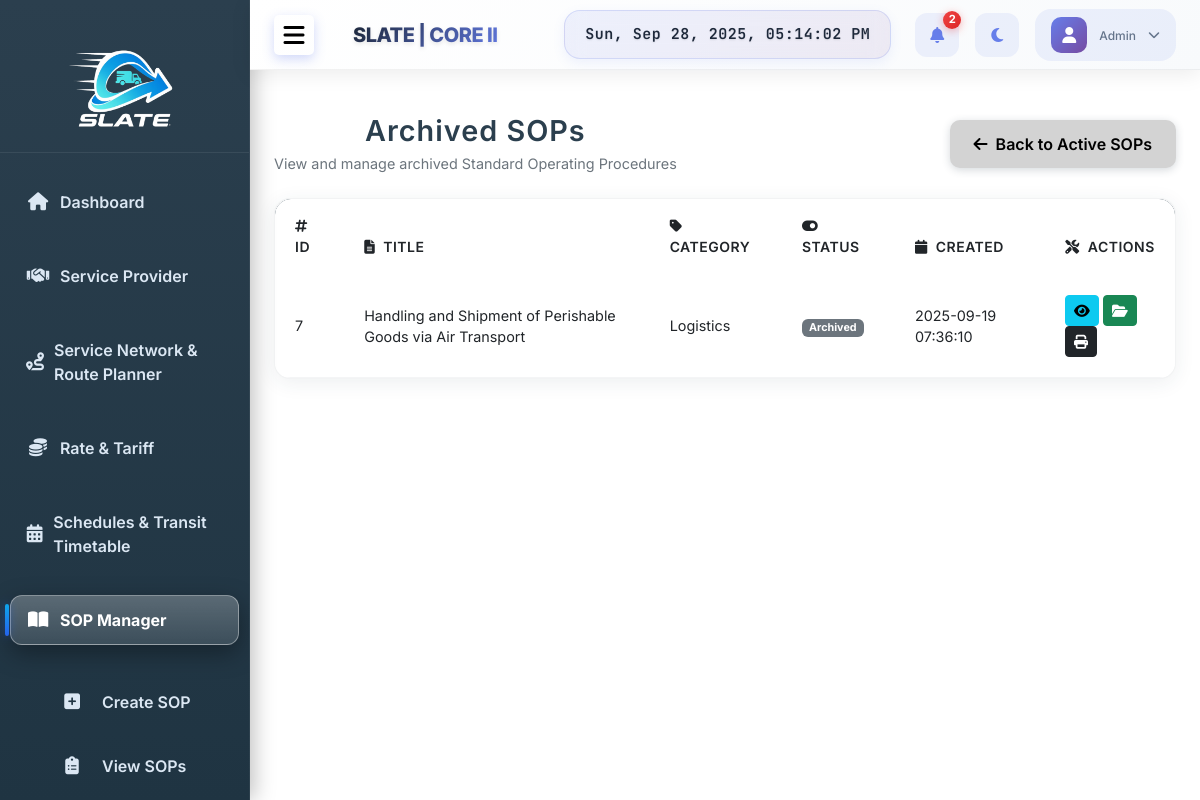
The app's page /admin/archived_sop.php (signed in) with its own data.
### tables this page shows
CREATE TABLE IF NOT EXISTS `sop_documents` (
  `sop_id` int NOT NULL AUTO_INCREMENT,
  `title` varchar(255) NOT NULL,
  `category` varchar(100) NOT NULL,
  `content` text NOT NULL,
  `file_path` varchar(255) DEFAULT NULL,
  `status` enum('Active','Draft','Archived') DEFAULT 'Draft',
  `created_at` timestamp NOT NULL DEFAULT CURRENT_TIMESTAMP,
  `updated_at` timestamp NOT NULL DEFAULT CURRENT_TIMESTAMP ON UPDATE CURRENT_TIMESTAMP,
  PRIMARY KEY (`sop_id`)
);

### admin/archived_sop.php (the view, shortened to what this page needs)
<?php
include('header.php');
include('sidebar.php');
include('navbar.php');
include('../connect.php');
?>
<link rel="stylesheet" href="modern-table-styles.css">
<div class="content p-4">
    <div class="modern-header d-flex justify-content-between align-items-center mb-4">
        <div>
            <h3 class="mb-1">Archived SOPs</h3>
            <p>View and manage archived Standard Operating Procedures</p>
        </div>
        <a href="view_sop.php" class="btn btn-modern-primary">
            <i class="fas fa-arrow-left me-2"></i>Back to Active SOPs
        </a>
    </div>
    <div class="modern-table-container">
        <div class="table-responsive">
            <table class="table modern-table">
                <thead>
                    <tr>
                        <th><i class="fas fa-hashtag me-2"></i>ID</th>
                        <th><i class="fas fa-file-alt me-2"></i>Title</th>
                        <th><i class="fas fa-tag me-2"></i>Category</th>
                        <th><i class="fas fa-toggle-on me-2"></i>Status</th>
                        <th><i class="fas fa-calendar me-2"></i>Created</th>
                        <th class="text-center"><i class="fas fa-tools me-2"></i>Actions</th>
                    </tr>
                </thead>
    <tbody>
      <?php
      $result = $conn->query("SELECT * FROM sop_documents WHERE status='Archived' ORDER BY created_at DESC");
      if ($result->num_rows > 0) {
          while ($row = $result->fetch_assoc()) {
              echo "<tr>
                      <td>{$row['sop_id']}</td>
                      <td>{$row['title']}</td>
                      <td>{$row['category']}</td>
                      <td><span class='badge bg-secondary'>{$row['status']}</span></td>
                      <td>{$row['created_at']}</td>
                      <td>
                        <button class='btn btn-info btn-sm viewBtn'
                          data-id='{$row['sop_id']}'
                          data-title='{$row['title']}'
                          data-category='{$row['category']}'
                          data-status='{$row['status']}'
                          data-content='" . htmlspecialchars($row['content'], ENT_QUOTES) . "'
                          data-file='{$row['file_path']}'>
                          <i class='fas fa-eye'></i>
                        </button>
<button class='btn btn-success btn-sm unarchiveBtn'
  data-id='{$row['sop_id']}'
  data-title='" . htmlspecialchars($row['title'], ENT_QUOTES) . "'
  data-bs-toggle='modal' data-bs-target='#unarchiveSopModal'>
  <i class='fas fa-folder-open'></i>
</button>
                        <a href='print_sop.php?id={$row['sop_id']}' target='_blank' class='btn btn-dark btn-sm'>
                          <i class='fas fa-print'></i>
                        </a>
                      </td>
                    </tr>";
          }
      } else {
          echo "<tr><td colspan='6' class='text-center'>No archived SOPs found</td></tr>";
      }
      ?>
    </tbody>
  </table>
</div>
<?php include('footer.php'); ?>

### admin/styles1.css (style rules this page uses)
* { margin: 0; padding: 0; box-sizing: border-box; }
body { display: flex; font-family: 'Inter', -apple-system, BlinkMacSystemFont, 'Segoe UI', Roboto, sans-serif; }
.content { margin-left: 250px; margin-top: 90px; padding: 20px; flex-grow: 1; transition: margin-left 0.3s ease; }
.content h3 { text-align: center; font-weight: 700; font-size: clamp(1.2rem, 2vw + 0.5rem, 1.8rem); padding: 0; border-radius: 0; background: transparent; color: inherit; box-shadow: none; letter-spacing: 1px; }
body, .sidebar, .navbar, .content, form, input, select, textarea, button { transition: background-color 0.4s ease, color 0.4s ease, border-color 0.4s ease; }

### admin/modern-table-styles.css (style rules this page uses)
.modern-table-container { background: #fff; border-radius: 16px; box-shadow: 0 4px 20px rgba(43, 63, 78, 0.08); overflow: hidden; border: 1px solid rgba(43, 63, 78, 0.06); margin-bottom: 2rem; }
.modern-table { margin-bottom: 0; border: none; }
.modern-table thead { background: linear-gradient(135deg, #2b3f4e 0%, #1f3442 100%); color: #fff; }
.modern-table thead th { border: none; padding: 1rem 1.25rem; font-weight: 600; font-size: 0.875rem; text-transform: uppercase; letter-spacing: 0.5px; border-bottom: 2px solid rgba(255,255,255,0.1); }
.modern-table tbody tr { border-bottom: 1px solid rgba(43, 63, 78, 0.05); transition: all 0.3s ease; }
.modern-table tbody td { padding: 1.25rem; vertical-align: middle; border: none; font-size: 0.9rem; }
.modern-header { margin-bottom: 2rem; }
.modern-header h3, .modern-header h4 { color: #2b3f4e; font-weight: 600; margin-bottom: 0.5rem; }
.modern-header p { color: #6c757d; margin-bottom: 0; font-size: 0.9rem; }
.btn-modern-primary { background: lightgrey; border: none; color: black; padding: 0.75rem 1.5rem; border-radius: 10px; font-weight: 600; transition: all 0.3s ease; box-shadow: 0 2px 8px rgba(43, 63, 78, 0.2); }
.table-responsive { border-radius: 16px; max-height: 600px; overflow-y: auto; }

### records on screen
sop_documents: sop_id "7", title "Handling and Shipment of Perishable Goods via Air Transport", category "Logistics", status "Archived", created_at "2025-09-19 07:36:10"

### other values on screen
$notifCount "2"
